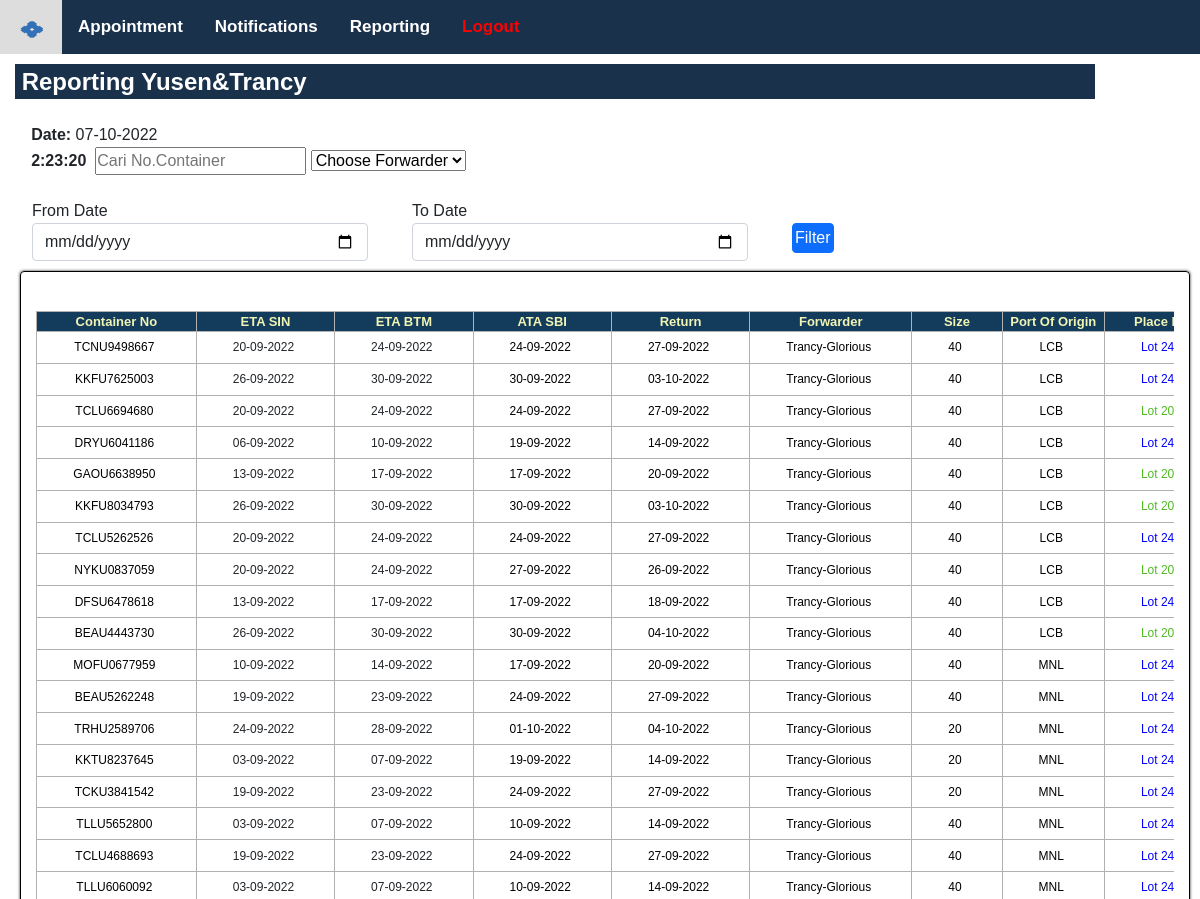
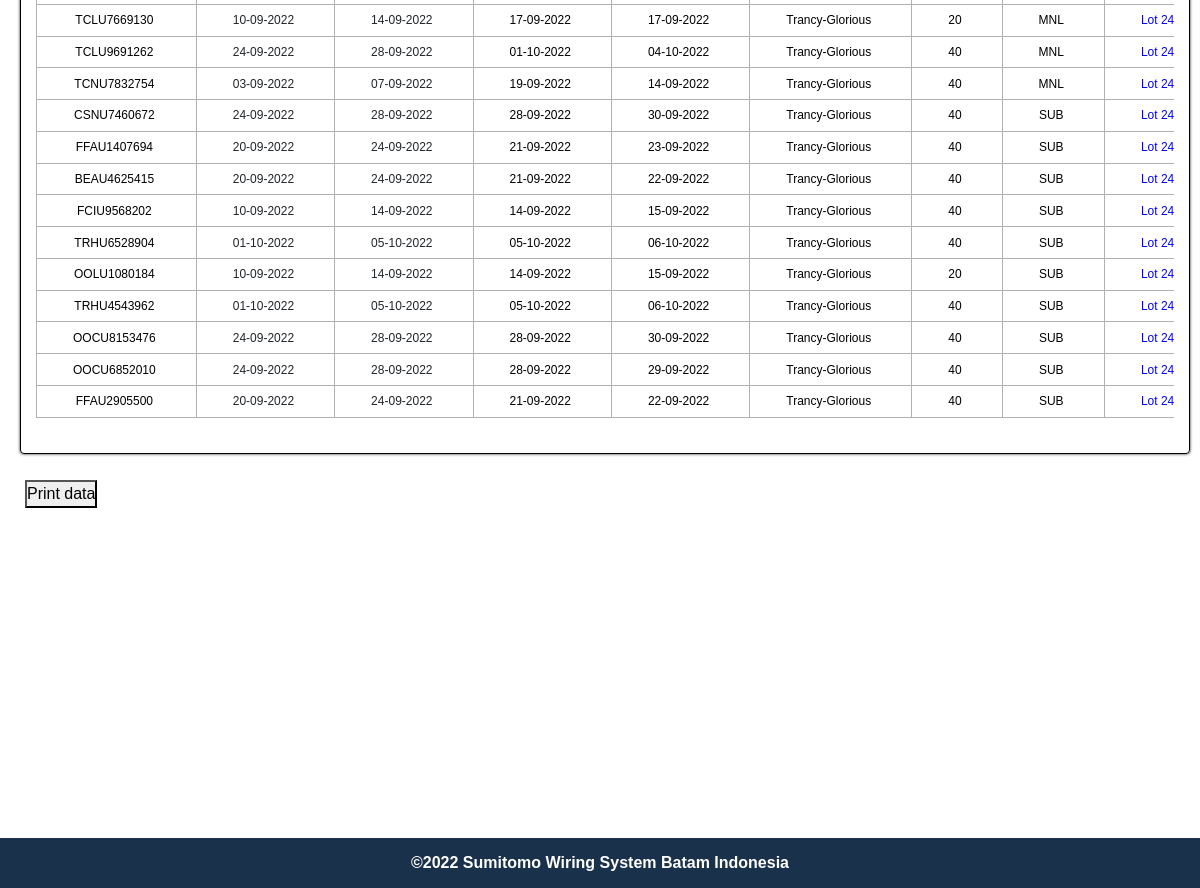
The page /Reporting_Container.php?filter=2 (signed in) on the database its author committed (2 pictures, top to bottom).
### tables this page shows
CREATE TABLE `datacon` (
  `id` int(11) NOT NULL,
  `datein` date NOT NULL,
  `dateout` date NOT NULL,
  `dateout2` date DEFAULT NULL,
  `nama` varchar(100) NOT NULL,
  `forwarder_id` int(11) NOT NULL,
  `tglout` date DEFAULT NULL,
  `tglout2` date DEFAULT NULL,
  `tglout3` date DEFAULT NULL,
  `nocon` varchar(30) NOT NULL,
  `invoice` varchar(50) NOT NULL,
  `size` varchar(30) NOT NULL,
  `poo` varchar(25) NOT NULL,
  `loca` varchar(25) NOT NULL,
  `section` varchar(30) NOT NULL,
  `isempty` smallint(1) DEFAULT NULL,
  `shipment` varchar(50) NOT NULL
);

CREATE TABLE `forwarder` (
  `id` int(11) NOT NULL,
  `nama` varchar(1000) NOT NULL
);

### Reporting_Container.php (the view, shortened to what this page needs)
<!DOCTYPE html>
<html lang="en">
<head>
    <link rel="stylesheet" href="asset/font-awesome.min.css">
    <link href="css/style3.css" rel="stylesheet" />
    <link rel="stylesheet" type="text" href="css/all.css"><link rel="stylesheet" href="asset/bootstrap-icons.css">
</head>
<body>
    <div id="page-content-wrapper">
        <div class="topnav">
            <a href="Appointment_Container.php" class="active">
                <img class="image" src="images/logosumi.png" >
                    </a>
                <div id=" ">
                <a class="nav-link" href="Appointment_Container.php"><strong>Appointment</strong></a>
                <a class="nav-link" href="Notifications_Container2.php"><strong>Notifications</strong></a>
                <a class="nav-link" href="Reporting_Container.php"><strong>Reporting</strong></a>
                <a class="nav-link" href="logout.php" style="color: #FF0000"><strong>Logout</strong></a>
        </div>
    </div>
    <div class="txtbar1">
        <strong>
            <font size="5" face="Arial" color="#fff">&nbsp;Reporting Yusen&Trancy</font>
        </strong>
    </div>
    <br>
    <?php
    $sekarang    = date("d-m-Y");
    ?>
    <p>&nbsp;&nbsp;&nbsp;&nbsp;&nbsp;&nbsp;&nbsp;<b>Date: </b><?php echo $sekarang ?></p>
    &nbsp;&nbsp;&nbsp;&nbsp;&nbsp;&nbsp;&nbsp;<b><span id="jam" style="font-size:20"></span></b>
    &nbsp;<input type="text" id="myInput" onkeyup="myFunction()" placeholder="Cari No.Container" title="Type in a name">   <select id="dynamic_select" onchange="filter()">
            <option selected>Choose Forwarder</option>
        </select>
    <div class="container">
        <div class="row justify-content-center">
            <div class="col-md-12">
                        <form action="" method="GET">
                            <div class="row">
                                <div class="col-md-4">
                                    <div class="form-group">
                                        <br>
                                        <label>From Date</label>
                                        <input type="date" name="start" required="required ?>" class="form-control">
                                    </div>
                                </div>
                                <div class="col-md-4">
                                    <div class="form-group">
                                        <br>
                                        <label>To Date</label>
                                        <input type="date" name="end" required="required ?>" class="form-control">
                                    </div>
                                </div>
                                <div class="col-md-4">
                                    <br>
                                    <div class="form-group">
                                         <br>
                                      <button type="submit" class="btn btn-primary" >Filter</button>
                                    </div>
                                </div>
                            </div>
                        </form>
                    </div>
                </div>
                        </div>
                    </div>
        <thead>
    <tr bgcolor="#1A314B">
        <div class="outer-wrapper">
            <div class="table-wrapper">
                &nbsp;&nbsp;<table id="myTable">
                    <th rowspan="2"><b>Container No</b></th>
                    <th rowspan="2"><b>ETA SIN</b></th>
                    <th rowspan="2"><b>ETA BTM</b></th>
                    <th rowspan="2"><b>ATA SBI</b></th>
                    <th rowspan="2"><b>Return</b></th>
                    <th rowspan="2"><b>Forwarder</b></th>
                    <th rowspan="2"><b>Size</b></th>
                    <th rowspan="2"><b>Port Of Origin</b></th>
                    <th rowspan="2"><b>Place Lot</b></th>
            </thead>
                    <tbody>
                    <?php
                        include 'koneksi.php';
                        function bgcolor($lot)
                        {
                            if ($lot== 'Lot 206') {
                                return '50BB25';
                            }
                            if ($lot== 'Lot 242') {
                                return '0000ff';
                            }
                            return 'FFF';
                        }
                        $limit = 10000;
                        $pagess = isset($_GET['page']) ? $_GET['page'] : 0;
                        $offset = ($pagess > 0 && $pagess != 1) ? ($pagess - 1) + 9999 : 0;
                        $data = mysqli_query($koneksi, "select datacon.* , f.nama  from datacon INNER JOIN forwarder as f ON f.id = datacon.forwarder_id  AND datacon.forwarder_id !=3 AND tglout IS NOT NULL AND tglout2 IS NOT NULL order by poo ASC ;");
                        if($_POST || $_GET){
                            if (isset($_GET['filter']) && !isset($_GET['start'])) {
                                $filter = $_GET['filter'];
                                $data = mysqli_query($koneksi, "select datacon.* , f.nama  from datacon INNER JOIN forwarder as f ON f.id = datacon.forwarder_id where forwarder_id = '$filter' AND tglout IS NOT NULL AND datacon.forwarder_id !=3 AND tglout2 IS NOT NULL order by poo ASC LIMIT $limit OFFSET $offset");
                            }
                        }
                        while ($d = mysqli_fetch_array($data)) {
                        ?>
                            <tr>
                                <td style='color:#000'><?php echo $d['nocon']; ?></td>
                                <td><?php echo date('d-m-Y', strtotime($d['datein'])); ?></td>
                                <td><?php echo date('d-m-Y', strtotime($d['datein']. ' + 4 days'));; ?></td>
                                <td style='color:#000'><?php echo date('d-m-Y', strtotime(explode(" ",$d['tglout'])[0]));  ?></td>
                                <td style='color:#000'><?php echo date('d-m-Y', strtotime ($d['tglout2'])); ?></td>
                                <td style='color:#000'><?php echo $d['nama']; ?></td>
                                <td style='color:#000'><?php echo $d['size']; ?></td>
                                <td style='color:#000'><?php echo $d['poo']; ?></td>
                                <td style='color:#<?php echo bgcolor($d['loca']);?>'><?php echo $d['loca']; ?></td>
                            </tr>
                    </tbody>
                <?php
                        }
                ?>
        &nbsp;&nbsp;&nbsp;&nbsp;&nbsp;&nbsp;<a href="Reporting_Pdf.php?tmp=<?= isset($_GET['filter'])?'&filter='.$_GET['filter']:'' ?><?php echo isset($_GET['start']) ? '&start='.$_GET['start'].'&end='.$_GET['end'] : ''; ?>"><button>Print data</button></a>
        <div class="footer" style="background-color: #1A314B;">
            <center>
                <p class="text-white"><Strong>©2022 Sumitomo Wiring System Batam Indonesia</Strong></p>
            </center>
        </div>
</body>
</html>

### rows shown on the page
datacon: nocon "TCNU9498667", datein "20-09-2022", datein "24-09-2022", tglout "24-09-2022", tglout2 "27-09-2022", forwarder.nama "Trancy-Glorious", size "40", poo "LCB", loca "Lot…"
datacon: nocon "KKFU7625003", datein "26-09-2022", datein "30-09-2022", tglout "30-09-2022", tglout2 "03-10-2022", forwarder.nama "Trancy-Glorious", size "40", poo "LCB", loca "Lot…"
datacon: nocon "TCLU6694680", datein "20-09-2022", datein "24-09-2022", tglout "24-09-2022", tglout2 "27-09-2022", forwarder.nama "Trancy-Glorious", size "40", poo "LCB", loca "Lot…"
datacon: nocon "DRYU6041186", datein "06-09-2022", datein "10-09-2022", tglout "19-09-2022", tglout2 "14-09-2022", forwarder.nama "Trancy-Glorious", size "40", poo "LCB", loca "Lot…"
datacon: nocon "GAOU6638950", datein "13-09-2022", datein "17-09-2022", tglout "17-09-2022", tglout2 "20-09-2022", forwarder.nama "Trancy-Glorious", size "40", poo "LCB", loca "Lot…"
datacon: nocon "KKFU8034793", datein "26-09-2022", datein "30-09-2022", tglout "30-09-2022", tglout2 "03-10-2022", forwarder.nama "Trancy-Glorious", size "40", poo "LCB", loca "Lot…"
datacon: nocon "TCLU5262526", datein "20-09-2022", datein "24-09-2022", tglout "24-09-2022", tglout2 "27-09-2022", forwarder.nama "Trancy-Glorious", size "40", poo "LCB", loca "Lot…"
datacon: nocon "NYKU0837059", datein "20-09-2022", datein "24-09-2022", tglout "27-09-2022", tglout2 "26-09-2022", forwarder.nama "Trancy-Glorious", size "40", poo "LCB", loca "Lot…"
datacon: nocon "DFSU6478618", datein "13-09-2022", datein "17-09-2022", tglout "17-09-2022", tglout2 "18-09-2022", forwarder.nama "Trancy-Glorious", size "40", poo "LCB", loca "Lot…"
datacon: nocon "BEAU4443730", datein "26-09-2022", datein "30-09-2022", tglout "30-09-2022", tglout2 "04-10-2022", forwarder.nama "Trancy-Glorious", size "40", poo "LCB", loca "Lot…"
datacon: nocon "MOFU0677959", datein "10-09-2022", datein "14-09-2022", tglout "17-09-2022", tglout2 "20-09-2022", forwarder.nama "Trancy-Glorious", size "40", poo "MNL", loca "Lot…"
datacon: nocon "BEAU5262248", datein "19-09-2022", datein "23-09-2022", tglout "24-09-2022", tglout2 "27-09-2022", forwarder.nama "Trancy-Glorious", size "40", poo "MNL", loca "Lot…"
datacon: nocon "TRHU2589706", datein "24-09-2022", datein "28-09-2022", tglout "01-10-2022", tglout2 "04-10-2022", forwarder.nama "Trancy-Glorious", size "20", poo "MNL", loca "Lot…"
datacon: nocon "KKTU8237645", datein "03-09-2022", datein "07-09-2022", tglout "19-09-2022", tglout2 "14-09-2022", forwarder.nama "Trancy-Glorious", size "20", poo "MNL", loca "Lot…"
datacon: nocon "TCKU3841542", datein "19-09-2022", datein "23-09-2022", tglout "24-09-2022", tglout2 "27-09-2022", forwarder.nama "Trancy-Glorious", size "20", poo "MNL", loca "Lot…"
datacon: nocon "TLLU5652800", datein "03-09-2022", datein "07-09-2022", tglout "10-09-2022", tglout2 "14-09-2022", forwarder.nama "Trancy-Glorious", size "40", poo "MNL", loca "Lot…"
datacon: nocon "TCLU4688693", datein "19-09-2022", datein "23-09-2022", tglout "24-09-2022", tglout2 "27-09-2022", forwarder.nama "Trancy-Glorious", size "40", poo "MNL", loca "Lot…"
datacon: nocon "TLLU6060092", datein "03-09-2022", datein "07-09-2022", tglout "10-09-2022", tglout2 "14-09-2022", forwarder.nama "Trancy-Glorious", size "40", poo "MNL", loca "Lot…"
datacon: nocon "TCLU7669130", datein "10-09-2022", datein "14-09-2022", tglout "17-09-2022", tglout2 "17-09-2022", forwarder.nama "Trancy-Glorious", size "20", poo "MNL", loca "Lot…"
datacon: nocon "TCLU9691262", datein "24-09-2022", datein "28-09-2022", tglout "01-10-2022", tglout2 "04-10-2022", forwarder.nama "Trancy-Glorious", size "40", poo "MNL", loca "Lot…"
datacon: nocon "TCNU7832754", datein "03-09-2022", datein "07-09-2022", tglout "19-09-2022", tglout2 "14-09-2022", forwarder.nama "Trancy-Glorious", size "40", poo "MNL", loca "Lot…"
datacon: nocon "CSNU7460672", datein "24-09-2022", datein "28-09-2022", tglout "28-09-2022", tglout2 "30-09-2022", forwarder.nama "Trancy-Glorious", size "40", poo "SUB", loca "Lot…"
datacon: nocon "FFAU1407694", datein "20-09-2022", datein "24-09-2022", tglout "21-09-2022", tglout2 "23-09-2022", forwarder.nama "Trancy-Glorious", size "40", poo "SUB", loca "Lot…"
datacon: nocon "BEAU4625415", datein "20-09-2022", datein "24-09-2022", tglout "21-09-2022", tglout2 "22-09-2022", forwarder.nama "Trancy-Glorious", size "40", poo "SUB", loca "Lot…"
datacon: nocon "FCIU9568202", datein "10-09-2022", datein "14-09-2022", tglout "14-09-2022", tglout2 "15-09-2022", forwarder.nama "Trancy-Glorious", size "40", poo "SUB", loca "Lot…"
datacon: nocon "TRHU6528904", datein "01-10-2022", datein "05-10-2022", tglout "05-10-2022", tglout2 "06-10-2022", forwarder.nama "Trancy-Glorious", size "40", poo "SUB", loca "Lot…"
datacon: nocon "OOLU1080184", datein "10-09-2022", datein "14-09-2022", tglout "14-09-2022", tglout2 "15-09-2022", forwarder.nama "Trancy-Glorious", size "20", poo "SUB", loca "Lot…"
datacon: nocon "TRHU4543962", datein "01-10-2022", datein "05-10-2022", tglout "05-10-2022", tglout2 "06-10-2022", forwarder.nama "Trancy-Glorious", size "40", poo "SUB", loca "Lot…"
datacon: nocon "OOCU8153476", datein "24-09-2022", datein "28-09-2022", tglout "28-09-2022", tglout2 "30-09-2022", forwarder.nama "Trancy-Glorious", size "40", poo "SUB", loca "Lot…"
datacon: nocon "OOCU6852010", datein "24-09-2022", datein "28-09-2022", tglout "28-09-2022", tglout2 "29-09-2022", forwarder.nama "Trancy-Glorious", size "40", poo "SUB", loca "Lot…"
datacon: nocon "FFAU2905500", datein "20-09-2022", datein "24-09-2022", tglout "21-09-2022", tglout2 "22-09-2022", forwarder.nama "Trancy-Glorious", size "40", poo "SUB", loca "Lot…"
